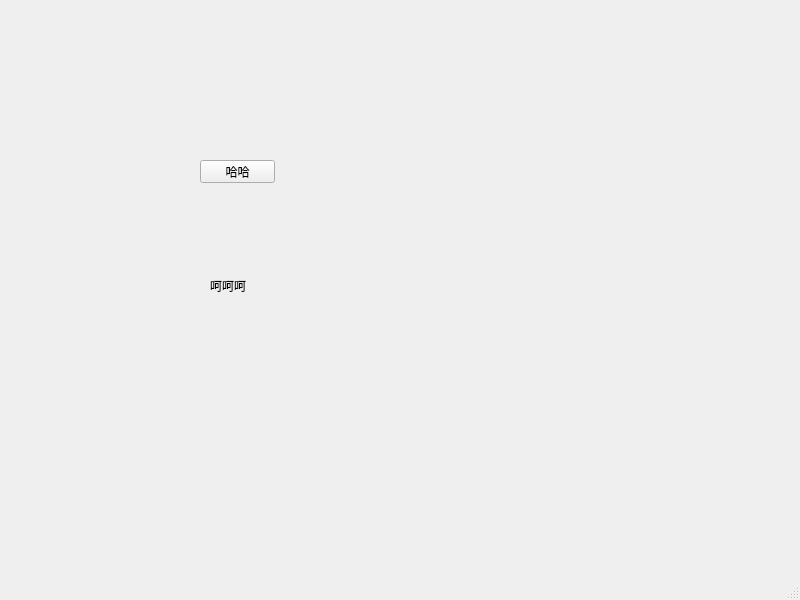
<?xml version="1.0" encoding="UTF-8"?>
<ui version="4.0">
 <class>MainWindow</class>
 <widget class="QMainWindow" name="MainWindow">
  <property name="geometry">
   <rect>
    <x>0</x>
    <y>0</y>
    <width>800</width>
    <height>600</height>
   </rect>
  </property>
  <property name="windowTitle">
   <string>MainWindow</string>
  </property>
  <widget class="QWidget" name="centralwidget">
   <widget class="QPushButton" name="pushButton">
    <property name="geometry">
     <rect>
      <x>200</x>
      <y>160</y>
      <width>75</width>
      <height>23</height>
     </rect>
    </property>
    <property name="text">
     <string>哈哈</string>
    </property>
   </widget>
   <widget class="QLabel" name="label">
    <property name="geometry">
     <rect>
      <x>210</x>
      <y>280</y>
      <width>54</width>
      <height>12</height>
     </rect>
    </property>
    <property name="text">
     <string>呵呵呵</string>
    </property>
   </widget>
  </widget>
  <widget class="QMenuBar" name="menubar">
   <property name="geometry">
    <rect>
     <x>0</x>
     <y>0</y>
     <width>800</width>
     <height>23</height>
    </rect>
   </property>
  </widget>
  <widget class="QStatusBar" name="statusbar"/>
 </widget>
 <resources/>
 <connections/>
</ui>
